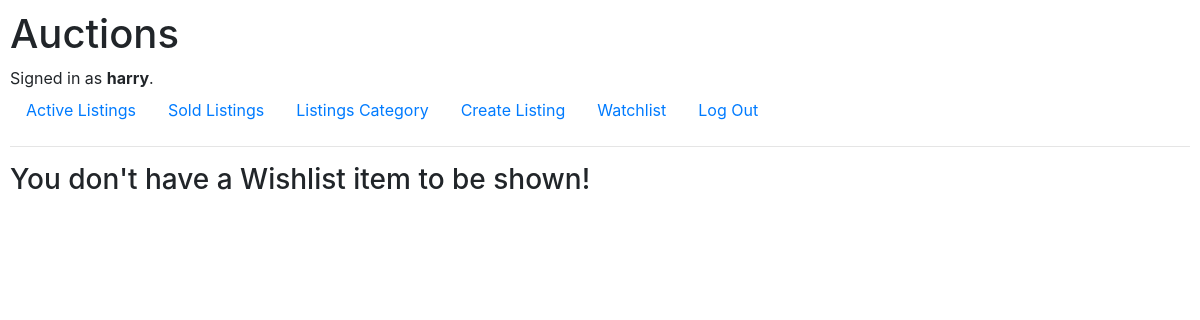
Page /watchlist (signed in) on the earlier database version.
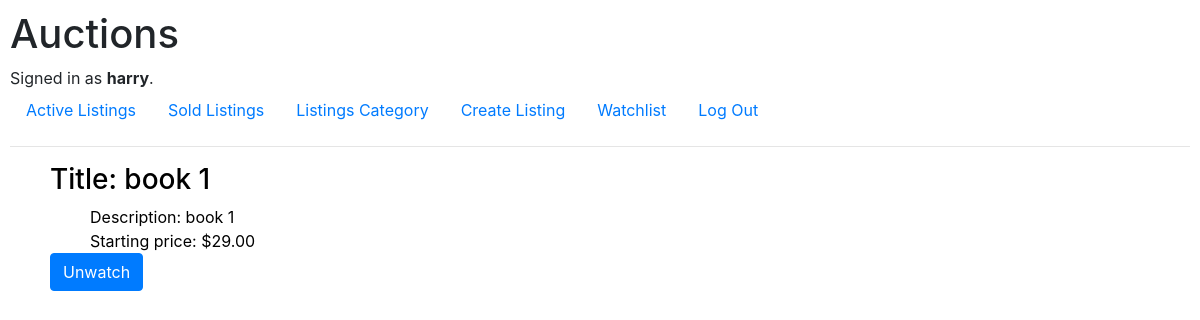
Same page on the later database version.
### auctions/models.py (models this page shows, shortened)
class Watchlist(models.Model):
    listing = models.ForeignKey(Listing, on_delete=models.CASCADE, related_name="watchedlisting")
    username = models.ForeignKey(User, on_delete=models.CASCADE, related_name="watching")

class Listing(models.Model):
    title = models.CharField(max_length=100)
    description = models.CharField(max_length=1000)
    price = models.DecimalField(max_digits=10, decimal_places=2)
    category = models.CharField(max_length=64)
    username = models.ForeignKey(User, on_delete=models.CASCADE, related_name="owner")
    img = models.ImageField(upload_to="auctions/uploads/images", blank=True, null=True, default=None)
    active = models.BooleanField(default=True)

### auctions/views.py (the view, shortened to what this page needs)
# urls.py: path("watchlist", views.watchlist, name="watchlist"),
def watchlist(request):
    return render(request, "auctions/watchlist.html", {
        "watch": Watchlist.objects.all().filter(username=request.user)
    })

### auctions/templates/auctions/watchlist.html (shortened to what this page needs)
{% extends "auctions/layout.html" %}
{% block body %}
    {% if watch %}
        <ul style="list-style-type: none;">
            {% for item in watch %}
            <div>
                <li>
                    <a href="{% url 'listing_page' item.listing.pk %}" style="text-decoration: none; color: black;">
                        <h3>Title: {{ item.listing.title }}</h3>
                        <ul style="list-style-type: none;">
                            <li>Description: {{ item.listing.description }}</li>
                            <li>Starting price: ${{ item.listing.price }}</li>
                        </ul>
                    </a>
                    <form style="display: inline-block;" action="{% url 'watchlist' %}" method="post">
                        <button type="submit" class="btn btn-primary" >Unwatch</button>
                    </form>
                </li>
            </div>
            {% endfor %}
        </ul>
    {% else %}
        <h3>You don't have a Wishlist item to be shown!</h3>
    {% endif %}
{% endblock %}

Differences in the rows shown:
added Watchlist: listing "book 1", listing.description "book 1", listing.price "29.00"
Other differences:
text no longer shown: "You don't have a Wishlist item to be shown!"
